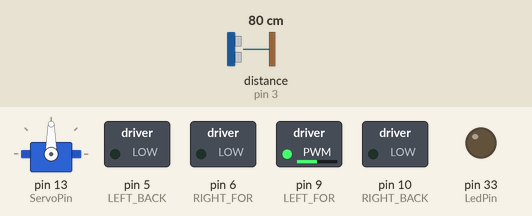
This program was run on a simulated Arduino Mega 2560, built with avr-gcc and run on an emulated ATmega2560. On the bench: servo, switched loads named in the program (green lamp = pin HIGH), output pins drawn as LEDs (lit = HIGH). Wiring (inferred from the names in the program): ultrasonic range finder: trigger pin 3; echo pin 3. Dashed ring = blinking. The test bench sets the inputs (shaded band); at power-on: distance to the obstacle (sensor on pin 3) 80 cm. The echo pulse lasts 58.3 µs per cm.

Above: at 1.7 s.
1.8 s: distance to the obstacle (sensor on pin 3) set to 55 cm
At 2.48 s:
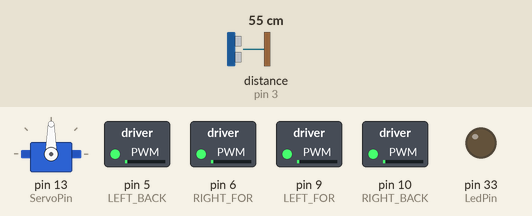
5.3 s: distance to the obstacle (sensor on pin 3) set to 46 cm
9.6 s: distance to the obstacle (sensor on pin 3) set to 2 cm
At 10.4 s:
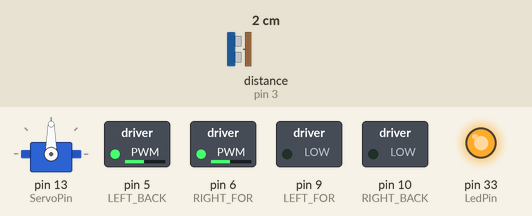
13.1 s: distance to the obstacle (sensor on pin 3) set to 14 cm
16.6 s: distance to the obstacle (sensor on pin 3) set to 18 cm
At 17.21 s:
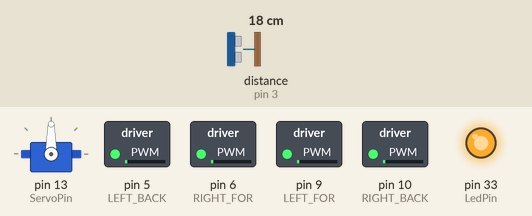
20.1 s: distance to the obstacle (sensor on pin 3) set to 4 cm
At 21.3 s:
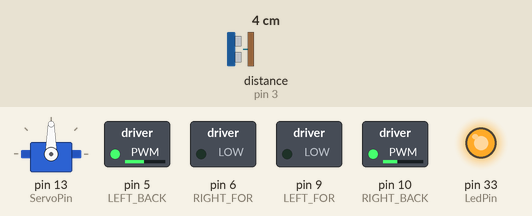
Timing chart, 0 to 24.6 s (numbered marks = the images above; inputs shaded):
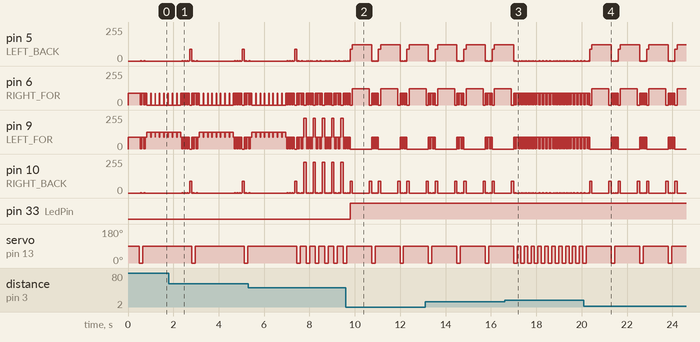

The program:

main.cpp
```cpp
#include <Arduino.h>

// The rangefinders work well to show the distance to objects from around
// 1 inch (2 cm) to around 9 feet away (3 meters), but they have trouble when
// they aren't approximately at a right angle to the object they are detecting.
// If the angle is too great (over about 15 degrees) not enough of the sound
// bounces back for it to get a reliable range.

#include <Servo.h>

#define LEFT_FOR 9    // PWMB
#define LEFT_BACK 5   // DIRB  ---  Left
#define RIGHT_FOR 6   // PWMA
#define RIGHT_BACK 10 // DIRA  ---  Right

const int LeftIrAvoidancePin = 12;
const int RightIrAvoidancePin = A5;
const int UltrasonicPin = 3;
const int RgbPin = 2;
const int ServoPin = 13;
const int LedPin = 33;

// Robot parameters:
// Robot length measured on the robot is 25.0 cm.
// Robot width measured on the robot is  16.7 cm.

// Maze parameters:
// In order for the robot to be able to safely make an U turn,
// we will choose the maze width to be 3 times the robot width,
// which is equal to 50.1, we will approximate this value to 50 cm.
const int MazeCorridorWidth = 50;

// Tresholds:
const float FrontDistanceTreshold = MazeCorridorWidth / 2;
const float WallToCorridorMiddle = MazeCorridorWidth / 2;
const float SideCorridorTreshold = MazeCorridorWidth;

const float CenterLineTolerance = 2.5;  // plus/minus how many cm are acceptable to consider the movement to be on the center line...
                                        // +- 1 cm from centerline is considered straight movement!!!
const float SharpTurnTreshold = 15.0;   // Measured by experiments with the robot
const int WallFollowingSide = -90;      //Set: -90 for right wall following or +90 for left wall following
                                        //we will add this value to the servo position i.e. myservo.write(90 + WallFollowingSide);
                                        // in order to set to which side the servo should move (0 or 180 degrees)
//Servo parameters
const int FrontServoAngle = 90;
const int SideServoAngle = FrontServoAngle + WallFollowingSide; //(0 or 180 degrees)
const int FrontServoDelay = 150;
const int SideServoDelay = 150;

const int LeftSpeed = 90;
const int RightSpeed = 90;

float maxDistance = 130.0;
int speedLeft = LeftSpeed;
int speedRight = RightSpeed;
bool directionCompensation = false;

Servo myservo;

void moveForward();
void moveBackward();
void turnLeft();
void turnRight();
void stopMoving();
float getDistance(int servoAngle, int delayAfterServoMovement); //read the Ultasonic Sensor pointing at the given servo angle

//-----------------------------------------------

void setup()
{
  pinMode(ServoPin, OUTPUT);
  pinMode(LEFT_FOR, OUTPUT);
  pinMode(LEFT_BACK, OUTPUT);
  pinMode(RIGHT_FOR, OUTPUT);
  pinMode(RIGHT_BACK, OUTPUT);
  pinMode(UltrasonicPin, OUTPUT);
  pinMode(LedPin, OUTPUT);
  Serial.begin(9600);
  myservo.attach(ServoPin);
  myservo.write(90); //Move the servo to center position

  moveForward();
  delay(500);
}

//---------------------------------------------------------

void loop()
{

  float frontDistance, sideDistance;

  int currentState = 0;
  sideDistance = getDistance(SideServoAngle, SideServoDelay);
  frontDistance = getDistance(FrontServoAngle, FrontServoDelay);

  if (frontDistance <= 15.0) //Стената отпред е близко
  {
    digitalWrite(LedPin, HIGH);
    currentState = 1;
  }
  if (frontDistance >= 25.0) //Стената отпред е далече
  {
    if (sideDistance >= 50.0) //Стената отдясно е далече
    {
      currentState = 2;
    }
    else if (sideDistance < 35.0 && sideDistance >= 29.0)     //    |_________|__ROBOT__|_________|_________|_________|     The robot is to the left from the centerline treshold
    {                                                         //    50cm      35cm      29cm      21cm      15cm      0cm
      currentState = 3;
    }
    else if (sideDistance > 15.0 && sideDistance <= 21.0)     //    |_________|_________|_________|__ROBOT__|_________|          The robot is to the right from the centerline treshold
    {                                                         //    50cm      35cm      29cm      21cm      15cm      0cm
      currentState = 4;
    }
    else if (sideDistance <= 15.0)                            //    |_________|_________|_________|_________|__ROBOT__|           The robot is on the far right os the corridor
    {                                                         //    50cm      35cm      29cm      21cm      15cm      0cm
      currentState = 5;
    }
    else if (sideDistance >= 35.0 && sideDistance < 50.0)     //    |__ROBOT__|_________|_________|_________|_________|     The robot is on the far left os the corridor
    {                                                         //    50cm      35cm      29cm      21cm      15cm      0cm
      currentState = 6;
    }
    else if (sideDistance >= 21.0 && sideDistance < 29.0)     //    |_________|_________|__ROBOT__|_________|_________|   The robot is close to the center line
    {                                                         //    50cm      35cm      29cm      21cm      15cm      0cm
      currentState = 7;
    }
  }
  switch (currentState)
  {
  case 1: // Turn 90 degrees left
    moveBackward();
    delay(100);
    speedLeft = LeftSpeed * 1.35;
    turnLeft();
    delay(750);
    moveBackward();
    delay(100);
    break;
  case 2: // Turn 90 degrees right
    for (size_t i = 0; i < 8; i++)
    {
      speedLeft = LeftSpeed;
      speedRight = RightSpeed;
      moveForward();
      delay(20);
      speedLeft = LeftSpeed * 1.4;
      speedRight = 0;
      moveForward();
      delay(170);
    }
    for (size_t i = 0; i < 7; i++)
    {
      speedLeft = LeftSpeed;
      speedRight = RightSpeed;
      moveForward();
      delay(35);
      stopMoving();
      delay(20);
    }
    moveBackward();
    delay(100);
    break;
  case 3: // Turn slight right
    speedRight = RightSpeed * 2.55;
    turnRight();
    delay(50);
    break;
  case 4: // Turn slight left
    speedLeft = LeftSpeed * 2.55;
    turnLeft();
    delay(50);
    break;
  case 5: // Turn  more agressive to the left
    speedLeft = LeftSpeed * 2.55;
    turnLeft();
    delay(100);
    break;
  case 6: // Turn  more agressive to the right
    speedRight = RightSpeed * 2.55;
    turnRight();
    delay(100);
    break;
  case 7: // Go forward
  // Nothing to do here, continue with the execution of the loop
    break;
  default:
    break;
  }
}

//==================================== FUNCTIONS =====================================================

void moveForward() // Move forward
{
  analogWrite(LEFT_FOR, abs(speedLeft));
  analogWrite(LEFT_BACK, LOW);
  analogWrite(RIGHT_FOR, abs(speedRight));
  analogWrite(RIGHT_BACK, LOW);
}

void moveBackward() // Move backward
{
  analogWrite(LEFT_FOR, LOW);
  analogWrite(LEFT_BACK, abs(speedLeft));
  analogWrite(RIGHT_FOR, LOW);
  analogWrite(RIGHT_BACK, abs(speedRight));
}

void turnLeft() // Turn Left
{
  analogWrite(LEFT_FOR, LOW);
  analogWrite(LEFT_BACK, speedLeft);
  analogWrite(RIGHT_FOR, speedLeft);
  analogWrite(RIGHT_BACK, LOW);
}

void turnRight() // Turn Right
{
  analogWrite(LEFT_FOR, speedRight);
  analogWrite(LEFT_BACK, LOW);
  analogWrite(RIGHT_FOR, LOW);
  analogWrite(RIGHT_BACK, speedRight);
}

void stopMoving() // Stop movement
{
  analogWrite(LEFT_FOR, HIGH);
  analogWrite(LEFT_BACK, HIGH);
  analogWrite(RIGHT_FOR, HIGH);
  analogWrite(RIGHT_BACK, HIGH);
}

float getDistance(int servoAngle, int delayAfterServoMovement)
{
  float distance;
  myservo.write(servoAngle);
  //---------------------------150 millis
  speedLeft = LeftSpeed;
  speedRight = RightSpeed;
  moveForward();
  delay(35);
  stopMoving();
  delay(20);
  moveForward();
  delay(35);
  stopMoving();
  delay(20);
  moveForward();
  delay(40);
  stopMoving();
  //-----------------------
  pinMode(UltrasonicPin, OUTPUT);
  digitalWrite(UltrasonicPin, LOW);
  delayMicroseconds(2);
  digitalWrite(UltrasonicPin, HIGH);
  delayMicroseconds(10);
  digitalWrite(UltrasonicPin, LOW);
  pinMode(UltrasonicPin, INPUT);
  distance = pulseIn(UltrasonicPin, HIGH) / 58.00;
  return distance;
}
```

Measured:
- the behaviour switches between 15 and 16 cm on distance to the obstacle (sensor on pin 3) (found by bisection; images 2 and 3)
- after the input at 9.6 s, pin 33 (LedPin): LOW → HIGH after 0.19 s; servo on pin 13 (ServoPin): alternates 90° for 1.1 s and 0° for 0.15 s, starting after 1.1 s
- after the input at 16.6 s, servo on pin 13 (ServoPin): alternates 90° for 0.15 s and 0° for 0.15 s, starting after 0.71 s
- after the input at 20.1 s, servo on pin 13 (ServoPin): alternates 90° for 1.1 s and 0° for 0.15 s, starting after 1.2 s
- by itself, pin 9 (LEFT_FOR): repeats every 1.3 s: 1/255 0.02 s, 90/255 0.08 s, 2 × (1/255 0.02 s, 90/255 0.04 s), 0/255 0.95 s, 90/255 0.04 s, 1/255 0.02 s, 90/255 0.04 s
- by itself, pin 5 (LEFT_BACK): repeats every 1.3 s: 1/255 0.02 s, 0/255 0.08 s, 2 × (1/255 0.02 s, 0/255 0.04 s), 90/255 0.10 s, 121/255 0.85 s, 0/255 0.04 s, 1/255 0.02 s, 0/255 0.04 s
